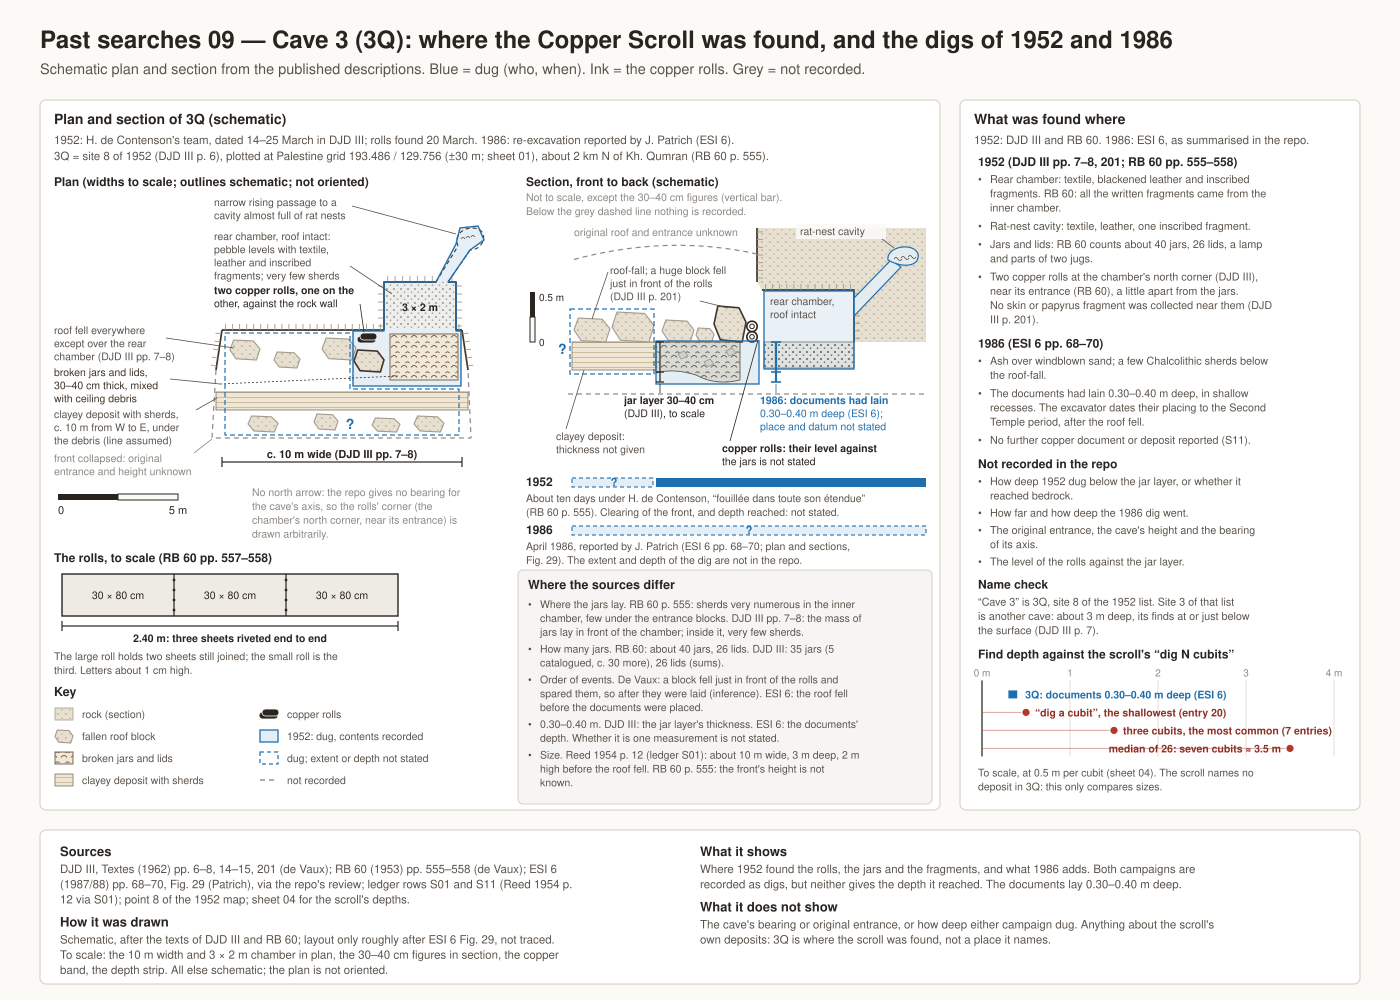

This figure's Python source:
"""Past searches 09: Cave 3 (3Q), where the Copper Scroll was found, and how the cave was dug in 1952 and 1986.

Sources:
- research/history/djd3_text_cave_list_extracted.md: DJD III, Textes (1962), Part I by R. de Vaux,
  p. 6 (site 8 = 3Q), pp. 7-8 (description of site 8), pp. 14-15 (jar and lid tables), p. 201 (the rolls'
  findspot, found 20 March 1952 by H. de Contenson's team).
- research/history/devaux1953_cave_list_extracted.md: R. de Vaux, RB 60 (1953) pp. 555-558 (3Q dug in about
  ten days under H. de Contenson; the rolls in place; three sheets 30 x 80 cm riveted into a 2.40 m band).
- research/sources/esi6_cave_survey_review_2026-10-01.md and research/assets/plans/esi6/README.md:
  J. Patrich (communicator), ESI 6 (1987/88) pp. 68-70, Fig. 29, the April 1986 re-excavation. The report text
  is not in the repo; the sheet uses the repo's summary of it.
- research/history/salvage_records/searches.csv rows S01 and S11 (Reed, BASOR 135, 1954, p. 12 via S01 notes).
- research/history/devaux1952_cave_points/ (point 8 = 3Q) and search_04_depths.py (the scroll's "dig N cubits",
  read from that script's DIGS list without running it).

The plan and section are schematic, drawn from the text descriptions. Their general layout follows ESI 6 Fig. 29
and DJD III pl. III only roughly; nothing is traced.
"""
import ast
import csv
import statistics
import sys
from pathlib import Path

sys.path.insert(0, str(Path(__file__).resolve().parent))
from common import S, P, BLUE, RED, GREY, REPO, page, out_path, bullets, load_points  # noqa: E402

HERE = Path(__file__).resolve().parent

# ---------------------------------------------------------------- data checks
with open(REPO / "research" / "history" / "salvage_records" / "searches.csv", encoding="utf-8", newline="") as fh:
    ledger = {r["search_id"]: r for r in csv.DictReader(fh)}
S01, S11 = ledger["S01"], ledger["S11"]
assert "H. de Contenson" in S01["who"]
assert "minutieusement fouillée dans toute son étendue" in S01["extent_depth"]
assert "3 x 2 m" in S01["coverage_notes"] and "30-40 cm" in S01["coverage_notes"]
assert "20 March" in S01["notes"] and "10 m wide, 3 m deep and 2 m high" in S01["notes"]
assert S11["when_text"] == "April 1986" and "J. Patrich" in S11["who"]
assert "0.30-0.40 m" in S11["extent_depth"]
assert "windblown sand" in S11["found"] and "Chalcolithic" in S11["found"]
assert "no further copper document" in S11["coverage_notes"]

pts = load_points()
P8 = pts["8"]
assert (P8["pal_e_km"], P8["pal_n_km"]) == ("193.486", "129.756")

_src = (HERE / "search_04_depths.py").read_text(encoding="utf-8")
DIGS = None
for node in ast.parse(_src).body:
    if isinstance(node, ast.Assign) and any(getattr(t, "id", None) == "DIGS" for t in node.targets):
        DIGS = ast.literal_eval(node.value)
assert DIGS and len(DIGS) == 26
CUBITS = [d[1] for d in DIGS]
MEDIAN = statistics.median(CUBITS)
N3 = sum(1 for n in CUBITS if n == 3)
SHALLOW = min(CUBITS)
SHALLOW_E = [d[0] for d in DIGS if d[1] == SHALLOW]
assert (MEDIAN, N3, SHALLOW, SHALLOW_E) == (7, 7, 1, ["20"])
CUBIT = 0.5                       # project working value, as on sheet 04

# ---------------------------------------------------------------- page
c = page("09", "Cave 3 (3Q): where the Copper Scroll was found, and the digs of 1952 and 1986",
         "Schematic plan and section from the published descriptions. Blue = dug (who, when). "
         "Ink = the copper rolls. Grey = not recorded.")
c.add(f"""<defs>
 <pattern id="jars9" width="10" height="10" patternUnits="userSpaceOnUse"><rect width="10" height="10" fill="#f1e8d8"/><path d="M1,7.5 q3,-4 6,0 M5.5,3 q2,-2.4 4,0" fill="none" stroke="{P['grave']}" stroke-width="0.9"/></pattern>
 <pattern id="clay9" width="6" height="5" patternUnits="userSpaceOnUse"><rect width="6" height="5" fill="#efe6d6"/><line x1="0" y1="2.5" x2="6" y2="2.5" stroke="#c9b897" stroke-width="0.9"/></pattern>
 <pattern id="pebbles9" width="7" height="7" patternUnits="userSpaceOnUse"><rect width="7" height="7" fill="#f3efe8"/><circle cx="2" cy="2" r="1.1" fill="{P['stone_d']}"/><circle cx="5.5" cy="5.2" r="0.9" fill="{P['stone_d']}"/></pattern>
</defs>""")
TOP, BOTTOM = 100, 810
mx, my, mw, mh = S.panel(c, 40, TOP, 900, BOTTOM - TOP, "Plan and section of 3Q (schematic)", [
    "1952: H. de Contenson's team, dated 14–25 March in DJD III; rolls found 20 March. 1986: re-excavation "
    "reported by J. Patrich (ESI 6).",
    f"3Q = site 8 of 1952 (DJD III p. 6), plotted at Palestine grid {P8['pal_e_km']} / {P8['pal_n_km']} (±30 m; "
    "sheet 01), about 2 km N of Kh. Qumran (RB 60 p. 555)."])
INK, SUB, MUT = P["ink"], P["sub"], P["muted"]


def block(x, y, w, h, heavy=False):
    """Irregular fallen block (roof-fall), fixed shape."""
    d = (f"M{x + 0.12 * w:.1f},{y:.1f} L{x + 0.78 * w:.1f},{y + 0.05 * h:.1f} L{x + w:.1f},{y + 0.45 * h:.1f} "
         f"L{x + 0.88 * w:.1f},{y + h:.1f} L{x + 0.2 * w:.1f},{y + 0.94 * h:.1f} L{x:.1f},{y + 0.5 * h:.1f} Z")
    c.path(d, fill="url(#rockfill)", stroke=P["grave_d"] if heavy else P["rock_d"], width=1.6 if heavy else 1.1)


def wall(pts, tick=6):
    """Cave wall: line with short hatches on the rock side (left of the drawing direction)."""
    c.polyline(pts, stroke=P["grave_d"], width=1.7)
    for (x1, y1), (x2, y2) in zip(pts, pts[1:]):
        L = ((x2 - x1) ** 2 + (y2 - y1) ** 2) ** 0.5
        n = max(1, int(L / 7))
        ux, uy = (x2 - x1) / L, (y2 - y1) / L
        for i in range(n):
            px, py = x1 + ux * (i + 0.5) * L / n, y1 + uy * (i + 0.5) * L / n
            c.line(px, py, px + uy * tick, py - ux * tick, P["rock_d"], 0.9)


def rolls_plan(x, y):
    """Two rolls lying one on the other, seen from above (ink)."""
    c.rect(x, y + 3, 19, 7, fill=INK, stroke=P["paper"], width=0.8, rx=3.5)
    c.rect(x + 3, y, 17, 7, fill=INK, stroke=P["paper"], width=0.8, rx=3.5)


def rolls_end(x, y, r=5.2):
    """Two rolls seen end on, one on top of the other (ink)."""
    for cy in (y - r, y - 3 * r):
        c.circle(x, cy, r, fill=P["paper"], stroke=INK, width=1.6)
        c.circle(x, cy, r * 0.45, fill="none", stroke=INK, width=1)


# ================================================================ PLAN
c.text(mx + 6, my + 16, "Plan (widths to scale; outlines schematic; not oriented)", 12, INK, 700)
K = 24.0                                        # px per metre
LW, RW = mx + 174, mx + 174 + 10 * K            # cave c. 10 m wide (DJD III p. 7)
BW = my + 160                                   # back wall of the collapsed cave
FR = BW + 108                                   # front (not recorded)
CH1 = RW - 6
CH0 = CH1 - 3 * K                               # rear chamber 3 m wide
CHT = BW - 2 * K                                # and 2 m deep
JX0, JX1, JY1 = CH0 + 6, RW - 4, BW + 50        # jar layer extent (schematic)
CLY = BW + 62                                   # clay deposit band
PL, PR = CH1 - 20, CH1 - 8                      # passage leaves the chamber's back
CVX, CVY = CH1 + 12, CHT - 44                   # rat-nest cavity

# 1952: dug, contents recorded (tint and outline)
blue_pl = [(CH0 - 31, BW + 1), (CH0, BW + 1), (CH0, CHT), (PL, CHT), (CVX - 12, CVY + 6), (CVX - 8, CVY - 10),
           (CVX + 10, CVY - 12), (CVX + 16, CVY + 2), (CVX + 2, CVY + 12), (PR, CHT), (CH1, CHT), (CH1, BW + 1),
           (RW - 1, BW + 1), (RW - 1, BW + 56), (CH0 - 31, BW + 56)]
c.polyline(blue_pl, fill=BLUE, stroke="none", close=True, opacity=0.11)
# rear chamber, passage and cavity
c.rect(CH0, CHT, CH1 - CH0, BW - CHT, fill="url(#pebbles9)", stroke="none", fill_opacity=0.6)
c.polyline([(PL, CHT), (CVX - 10, CVY + 8)], stroke=P["grave_d"], width=1.1, dash="4 3")
c.polyline([(PR, CHT), (CVX + 2, CVY + 12)], stroke=P["grave_d"], width=1.1, dash="4 3")
c.path(f"M{CVX - 10},{CVY + 8} C{CVX - 16},{CVY - 6} {CVX + 2},{CVY - 14} {CVX + 12},{CVY - 8} "
       f"C{CVX + 20},{CVY - 2} {CVX + 14},{CVY + 12} {CVX + 2},{CVY + 12}", stroke=P["grave_d"], width=1.1,
       dash="4 3")
for k in range(3):
    c.path(f"M{CVX - 7 + 5 * k},{CVY + 1 - k} q2,-3 4,0", stroke=SUB, width=0.8)
wall([(CH0, BW), (CH0, CHT), (PL, CHT)])
wall([(PR, CHT), (CH1, CHT), (CH1, BW)])
c.text((CH0 + CH1) / 2, CHT + 29, "3 × 2 m", 10.5, INK, 600, anchor="middle")
# back wall and side walls
wall([(LW, BW), (CH0, BW)])
wall([(CH1, BW), (RW, BW)])
wall([(LW - 6, BW + 40), (LW, BW)])
wall([(RW, BW), (RW + 6, BW + 40)])
c.polyline([(LW - 6, BW + 40), (LW - 10, FR), (RW + 9, FR), (RW + 6, BW + 40)], stroke=GREY, width=1.2,
           dash="5 4")
# deposits
c.rect(LW - 6, CLY, RW - LW + 12, 18, fill="url(#clay9)", stroke=P["stone_d"], width=0.8)
c.rect(JX0, BW + 4, JX1 - JX0, JY1 - BW - 4, fill="url(#jars9)", stroke=P["grave"], width=0.9)
# roof-fall
for bx, by, bw, bh in ((LW + 8, BW + 10, 30, 20), (LW + 52, BW + 22, 26, 16), (LW + 100, BW + 8, 34, 22),
                       (LW + 26, BW + 86, 30, 16), (LW + 92, BW + 84, 24, 16), (LW + 150, BW + 88, 28, 14),
                       (RW - 48, BW + 86, 30, 16)):
    block(bx, by, bw, bh)
block(CH0 - 30, BW + 20, 30, 22, heavy=True)          # huge block just in front of the rolls
rolls_plan(CH0 - 27, BW + 3)
c.polyline(blue_pl, stroke=BLUE, width=1.4, close=True)
c.polyline([(LW + 3, BW + 3), (CH0 - 34, BW + 3), (CH0 - 34, BW + 59), (RW - 3, BW + 59), (RW - 3, FR - 3),
            (LW + 3, FR - 3)], stroke=BLUE, width=1.2, dash="5 3", close=True)
c.text(LW + 128, FR - 9, "?", 14, BLUE, 700, anchor="middle")

# plan labels: left margin
LX = mx + 6
S.label(c, LX, BW + 4, ["roof fell everywhere", "except over the rear", "chamber (DJD III pp. 7–8)"], SUB, 10.5)
S.leader(c, LX + 112, BW + 8, LW + 12, BW + 18)
S.label(c, LX, BW + 46, ["broken jars and lids,", "30–40 cm thick, mixed", "with ceiling debris"], P["grave_d"], 10.5)
S.leader(c, LX + 116, BW + 49, LW - 2, BW + 54)
c.line(LW - 2, BW + 54, JX0 + 8, BW + 46, P["grave_d"], 0.8, dash="2 2")
S.label(c, LX, BW + 88, ["clayey deposit with sherds,", "c. 10 m from W to E, under", "the debris (line assumed)"], SUB, 10.5)
S.leader(c, LX + 142, BW + 80, LW - 5, CLY + 6)
S.label(c, LX, FR + 24, ["front collapsed: original", "entrance and height unknown"], MUT, 10.5)
S.leader(c, LX + 140, FR + 15, LW - 10, FR + 1, GREY)
# plan labels: behind the back wall
TX = LW - 8
S.label(c, TX, my + 36, ["narrow rising passage to a", "cavity almost full of rat nests"], SUB, 10.5)
S.leader(c, TX + 138, my + 36, CVX - 12, CVY - 4)
S.label(c, TX, my + 70, ["rear chamber, roof intact:", "pebble levels with textile,", "leather and inscribed",
                         "fragments; very few sherds"], SUB, 10.5)
S.leader(c, TX + 136, my + 96, CH0 + 8, CHT + 12)
S.label(c, TX, my + 124, ["two copper rolls, one on the", "other, against the rock wall"], INK, 10.5, 600)
S.leader(c, TX + 146, my + 134, CH0 - 20, BW + 2, INK)
# dimension, scale, orientation
S.dim(c, LW, FR + 24, RW, FR + 24, "c. 10 m wide (DJD III pp. 7–8)")
S.scale_bar(c, LX + 4, FR + 56, 5 * K, "0", "5 m")
c.wrap(LW + 30, FR + 58, "No north arrow: the repo gives no bearing for the cave's axis, so the rolls' "
       "corner (the chamber's north corner, near its entrance) is drawn arbitrarily.", 47, 10.5, fill=MUT)

# ================================================================ SECTION
SX0 = mx + 478                       # left edge of the section column
c.text(SX0, my + 16, "Section, front to back (schematic)", 12, INK, 700)
c.text(SX0, my + 31, "Not to scale, except the 30–40 cm figures (vertical bar).", 10.5, MUT)
c.text(SX0, my + 45, "Below the grey dashed line nothing is recorded.", 10.5, MUT)
V = 100.0                            # px per metre, vertical, for the 30–40 cm figures only
FX0, FX1 = SX0 + 46, mx + mw - 6     # front and back of the profile
YS = my + 172                        # top of the floor deposits
CL0, CL1 = FX0, FX0 + 84             # clay deposit
J0, J1 = CL1, CL1 + 84               # jar layer
RX = J1 + 12                         # rolls
FACE = J1 + 22                       # rock face: back wall of the collapsed cave
C0, C1 = FACE + 2, FACE + 92         # rear chamber
CROOF = YS - 52
RTOP = my + 58
SCX, SCY = FX1 - 22, RTOP + 26      # rat-nest cavity

# rock: the back wall above the chamber and the rock behind it
c.polyline([(FACE - 5, RTOP), (FX1, RTOP), (FX1, YS), (C1, YS), (C1, CROOF), (FACE, CROOF),
            (FACE - 5, CROOF - 8)], fill="url(#rockfill)", stroke="none", close=True)
wall([(FACE - 5, RTOP), (FACE - 5, CROOF - 8)])
wall([(FACE, CROOF), (C1, CROOF), (C1, YS)])
# passage and rat-nest cavity
c.path(f"M{C1},{YS - 44} L{SCX - 13},{SCY + 6} L{SCX - 3},{SCY + 13} L{C1},{YS - 26} Z", fill=P["paper"],
       stroke=BLUE, width=1.2)
c.path(f"M{C1},{YS - 44} L{SCX - 13},{SCY + 6} L{SCX - 3},{SCY + 13} L{C1},{YS - 26} Z", fill=BLUE,
       fill_opacity=0.10)
c.path(f"M{SCX - 16},{SCY + 6} C{SCX - 18},{SCY - 8} {SCX + 10},{SCY - 12} {SCX + 14},{SCY} "
       f"C{SCX + 16},{SCY + 12} {SCX},{SCY + 15} {SCX - 16},{SCY + 6} Z", fill=P["paper"], stroke=BLUE,
       width=1.2)
c.path(f"M{SCX - 16},{SCY + 6} C{SCX - 18},{SCY - 8} {SCX + 10},{SCY - 12} {SCX + 14},{SCY} "
       f"C{SCX + 16},{SCY + 12} {SCX},{SCY + 15} {SCX - 16},{SCY + 6} Z", fill=BLUE, fill_opacity=0.10)
for k in range(3):
    c.path(f"M{SCX - 10 + 7 * k},{SCY + 5 - k} q2,-3 4,0 t4,0", stroke=SUB, width=0.8)
# deposits
c.rect(CL0, YS, CL1 - CL0, 28, fill="url(#clay9)", stroke=P["stone_d"], width=0.8)
c.path(f"M{J0},{YS} L{J1},{YS} L{J1},{YS + 38} Q{J0 + 60},{YS + 44} {J0 + 40},{YS + 33} "
       f"Q{J0 + 18},{YS + 26} {J0},{YS + 31} Z", fill="url(#jars9)", stroke=P["grave"], width=0.9)
for chx, chy in ((J0 + 22, YS + 12), (J0 + 48, YS + 20), (J0 + 70, YS + 9)):
    c.path(f"M{chx},{chy} l6,-3 l4,5 l-7,3 Z", fill=P["rock"], stroke=P["rock_d"], width=0.8)
c.rect(C0, YS, C1 - C0, 26, fill="url(#pebbles9)", stroke=P["stone_d"], width=0.8)
# roof-fall
for bx, by, bw, bh in ((CL0 + 2, YS - 24, 36, 24), (CL0 + 40, YS - 30, 42, 30), (J0 + 6, YS - 22, 32, 22),
                       (J0 + 40, YS - 14, 18, 14)):
    block(bx, by, bw, bh)
block(J1 - 26, YS - 36, 32, 36, heavy=True)
rolls_end(RX, YS)
# original roof (unknown)
c.path(f"M{FACE - 5},{RTOP + 26} Q{(FX0 + FACE) / 2},{RTOP + 6} {FX0},{RTOP + 32}", stroke=GREY, width=1.2,
       dash="5 4")
c.text(FX0 + 2, RTOP + 8, "original roof and entrance unknown", 10.5, MUT)
# 1952 dug (contents recorded) and the front (extent not stated)
c.rect(J0, YS - 1, RX + 7 - J0, 43, fill=BLUE, fill_opacity=0.12, stroke=BLUE, width=1.3)
c.rect(C0, CROOF + 1, C1 - C0, YS + 27 - CROOF - 1, fill=BLUE, fill_opacity=0.10, stroke=BLUE, width=1.3)
c.rect(CL0 - 2, YS - 33, CL1 - CL0, 65, stroke=BLUE, width=1.2, dash="5 3")
c.text(CL0 - 14, YS + 12, "?", 14, BLUE, 700)
# base not recorded
c.line(FX0 - 4, YS + 52, FX1, YS + 52, GREY, 1.2, dash="5 4")
# depth brackets (to scale)
jb = J0 + 4
c.line(jb, YS, jb, YS + 0.40 * V, INK, 1.2)
for t in (0, 0.30, 0.40):
    c.line(jb - 4, YS + t * V, jb + 4, YS + t * V, INK, 1.2)
eb = C0 + 12
c.line(eb, YS, eb, YS + 0.40 * V, BLUE, 2.2)
for t in (0, 0.30, 0.40):
    c.line(eb - 5, YS + t * V, eb + 5, YS + t * V, BLUE, 1.6)
# vertical scale bar
vx = SX0 + 4
c.rect(vx, YS - 0.5 * V, 5, 0.25 * V, fill=INK)
c.rect(vx, YS - 0.25 * V, 5, 0.25 * V, fill=P["paper"], stroke=INK, width=1)
c.text(vx + 9, YS - 0.5 * V + 9, "0.5 m", 10, INK)
c.text(vx + 9, YS + 4, "0", 10, INK)
# labels above the profile
S.label(c, FX0 + 38, RTOP + 46, ["roof-fall; a huge block fell", "just in front of the rolls", "(DJD III p. 201)"], SUB, 10.5)
S.leader(c, FX0 + 36, RTOP + 44, CL0 + 20, YS - 23)
S.leader(c, FX0 + 128, RTOP + 73, J1 - 12, YS - 34)
S.label(c, C0 + 6, CROOF + 15, ["rear chamber,", "roof intact"], SUB, 10.5)
c.rect(SCX - 108, SCY - 30, 90, 15, fill=P["paper"], fill_opacity=0.92)
c.text(SCX - 104, SCY - 19, "rat-nest cavity", 10.5, SUB)
S.leader(c, SCX - 22, SCY - 15, SCX - 10, SCY - 6)
# labels below the profile, two tiers
t1, t2 = YS + 62, YS + 98
S.label(c, J0 - 32, t1, ["jar layer 30–40 cm", "(DJD III), to scale"], INK, 10.5, 600)
S.leader(c, jb, YS + 0.40 * V + 2, jb, t1 - 11, INK)
S.label(c, C0 - 4, t1, ["1986: documents had lain", "0.30–0.40 m deep (ESI 6);", "place and datum not stated"], BLUE,
        10.5, 600)
S.leader(c, eb, YS + 0.40 * V + 2, eb, t1 - 11, BLUE)
S.label(c, FX0 - 16, t2, ["clayey deposit:", "thickness not given"], SUB, 10.5)
S.leader(c, CL0 + 12, YS + 28, FX0 - 6, t2 - 11)
S.label(c, RX - 30, t2 + 12, ["copper rolls: their level against", "the jars is not stated"], INK, 10.5, 600)
S.leader(c, RX + 6, YS - 2, RX - 22, t2 + 1, INK)

# campaign rows, aligned with the section
ry = YS + 140
c.text(SX0, ry + 4, "1952", 12, INK, 700)
c.rect(J0, ry - 4, FX1 - J0, 9, fill=BLUE)
c.rect(FX0, ry - 4, J0 - FX0 - 3, 9, fill=BLUE, fill_opacity=0.12, stroke=BLUE, width=1.1, dash="4 3")
c.text((FX0 + J0) / 2, ry + 4, "?", 11, BLUE, 700, anchor="middle")
c.wrap(SX0, ry + 20, "About ten days under H. de Contenson, “fouillée dans toute son étendue” (RB 60 "
       "p. 555). Clearing of the front, and depth reached: not stated.", 74, 10.5, fill=SUB)
ry2 = ry + 48
c.text(SX0, ry2 + 4, "1986", 12, INK, 700)
c.rect(FX0, ry2 - 4, FX1 - FX0, 9, fill=BLUE, fill_opacity=0.12, stroke=BLUE, width=1.1, dash="4 3")
c.text((FX0 + FX1) / 2, ry2 + 4, "?", 11, BLUE, 700, anchor="middle")
c.wrap(SX0, ry2 + 20, "April 1986, reported by J. Patrich (ESI 6 pp. 68–70; plan and sections, Fig. 29). "
       "The extent and depth of the dig are not in the repo.", 74, 10.5, fill=SUB)

# ================================================================ bottom left: the band, and the key
by0 = my + 392
c.text(mx + 6, by0, "The rolls, to scale (RB 60 pp. 557–558)", 12, INK, 700)
BK = 140.0                                       # px per metre
bx0, bt = mx + 14, by0 + 12
c.rect(bx0, bt, 2.40 * BK, 0.30 * BK, fill=P["grey_l"], stroke=INK, width=1.4)
for j in (1, 2):
    xj = bx0 + j * 0.80 * BK
    c.line(xj, bt, xj, bt + 0.30 * BK, INK, 1.2)
    for k in range(4):
        c.circle(xj, bt + 6 + k * 10, 1.4, fill=INK)
for j in range(3):
    c.text(bx0 + (j + 0.5) * 0.80 * BK, bt + 25, "30 × 80 cm", 10.5, INK, anchor="middle")
db = bt + 0.30 * BK + 10
c.line(bx0, db, bx0 + 2.40 * BK, db, INK, 1.2)
for xx in (bx0, bx0 + 2.40 * BK):
    c.line(xx, db - 5, xx, db + 5, INK, 1.2)
c.text(bx0 + 1.2 * BK, db + 16, "2.40 m: three sheets riveted end to end", 10.5, INK, 600, anchor="middle")
c.wrap(mx + 6, db + 34, "The large roll holds two sheets still joined; the small roll is the third. Letters "
       "about 1 cm high.", 72, 10.5, fill=SUB)

ky = db + 70
c.text(mx + 6, ky, "Key", 12.5, INK, 700)
KEY = [
    (lambda x, y: c.rect(x - 9, y - 6, 18, 12, fill="url(#rockfill)", stroke=P["rock_d"], width=0.8),
     "rock (section)"),
    (lambda x, y: block(x - 9, y - 6, 18, 13), "fallen roof block"),
    (lambda x, y: c.rect(x - 9, y - 6, 18, 12, fill="url(#jars9)", stroke=P["grave"], width=0.9),
     "broken jars and lids"),
    (lambda x, y: c.rect(x - 9, y - 6, 18, 12, fill="url(#clay9)", stroke=P["stone_d"], width=0.8),
     "clayey deposit with sherds"),
    (lambda x, y: rolls_plan(x - 10, y - 5), "copper rolls"),
    (lambda x, y: c.rect(x - 9, y - 6, 18, 12, fill=BLUE, fill_opacity=0.12, stroke=BLUE, width=1.3),
     "1952: dug, contents recorded"),
    (lambda x, y: c.rect(x - 9, y - 6, 18, 12, fill="none", stroke=BLUE, width=1.2, dash="4 3"),
     "dug; extent or depth not stated"),
    (lambda x, y: c.line(x - 9, y, x + 9, y, GREY, 1.4, dash="5 4"), "not recorded"),
]
for i, (fn, lab) in enumerate(KEY):
    kx = mx + 6 + (i // 4) * 205
    kyy = ky + 22 + (i % 4) * 22
    fn(kx + 10, kyy - 4)
    c.text(kx + 28, kyy, lab, 10.5, SUB)

# ================================================================ bottom right: where the sources differ
dx0, dy0 = SX0 - 8, ry2 + 40
c.rect(dx0, dy0, mx + mw - dx0, my + mh - dy0, fill=P["grey_l"], fill_opacity=0.45, stroke=P["border"],
       width=1, rx=5)
c.text(dx0 + 10, dy0 + 19, "Where the sources differ", 12.5, INK, 700)
bullets(c, dx0 + 10, dy0 + 38, [
    "Where the jars lay. RB 60 p. 555: sherds very numerous in the inner chamber, few under the entrance "
    "blocks. DJD III pp. 7–8: the mass of jars lay in front of the chamber; inside it, very few sherds.",
    "How many jars. RB 60: about 40 jars, 26 lids. DJD III: 35 jars (5 catalogued, c. 30 more), 26 lids (sums).",
    "Order of events. De Vaux: a block fell just in front of the rolls and spared them, so after they "
    "were laid (inference). ESI 6: the roof fell before the documents were placed.",
    "0.30–0.40 m. DJD III: the jar layer's thickness. ESI 6: the documents' depth. Whether it is one "
    "measurement is not stated.",
    "Size. Reed 1954 p. 12 (ledger S01): about 10 m wide, 3 m deep, 2 m high before the roof fell. "
    "RB 60 p. 555: the front's height is not known.",
], 70, 10.5, 3)

# ================================================================ side panel
sx, sy, sw, sh = S.panel(c, 960, TOP, 400, BOTTOM - TOP, "What was found where",
                         ["1952: DJD III and RB 60. 1986: ESI 6, as summarised in the repo."])
y = sy + 12
c.text(sx + 10, y, "1952 (DJD III pp. 7–8, 201; RB 60 pp. 555–558)", 12, INK, 700)
y = bullets(c, sx + 10, y + 17, [
    "Rear chamber: textile, blackened leather and inscribed fragments. RB 60: all the written fragments "
    "came from the inner chamber.",
    "Rat-nest cavity: textile, leather, one inscribed fragment.",
    "Jars and lids: RB 60 counts about 40 jars, 26 lids, a lamp and parts of two jugs.",
    "Two copper rolls at the chamber's north corner (DJD III), near its entrance (RB 60), a little apart "
    "from the jars. No skin or papyrus fragment was collected near them (DJD III p. 201).",
], 58, 10.8, 4)
c.text(sx + 10, y + 6, "1986 (ESI 6 pp. 68–70)", 12, INK, 700)
y = bullets(c, sx + 10, y + 23, [
    "Ash over windblown sand; a few Chalcolithic sherds below the roof-fall.",
    "The documents had lain 0.30–0.40 m deep, in shallow recesses. The excavator dates their placing to the "
    "Second Temple period, after the roof fell.",
    "No further copper document or deposit reported (S11).",
], 58, 10.8, 4)
c.text(sx + 10, y + 6, "Not recorded in the repo", 12, INK, 700)
y = bullets(c, sx + 10, y + 23, [
    "How deep 1952 dug below the jar layer, or whether it reached bedrock.",
    "How far and how deep the 1986 dig went.",
    "The original entrance, the cave's height and the bearing of its axis.",
    "The level of the rolls against the jar layer.",
], 58, 10.8, 3)
c.text(sx + 10, y + 6, "Name check", 12, INK, 700)
y = c.wrap(sx + 10, y + 23, "“Cave 3” is 3Q, site 8 of the 1952 list. Site 3 of that list is another cave: about "
           "3 m deep, its finds at or just below the surface (DJD III p. 7).", 60, 10.8, fill=SUB) + 2

# depth strip (to scale)
c.text(sx + 10, y + 8, "Find depth against the scroll's “dig N cubits”", 12, INK, 700)
ax0, ax1, AM = sx + 14, sx + sw - 18, 4.0
X = lambda m: ax0 + m / AM * (ax1 - ax0)          # noqa: E731
gy = y + 30
for m in range(0, 5):
    c.line(X(m), gy, X(m), gy + 76, "#e6e0d6", 1)
    c.text(X(m), gy - 4, f"{m} m" if m in (0, 4) else str(m), 10, MUT, anchor="middle")
c.line(X(0), gy, X(0), gy + 76, INK, 1.2)
r1, r2, r3, r4 = gy + 14, gy + 32, gy + 50, gy + 68
c.rect(X(0.30), r1 - 4, X(0.40) - X(0.30), 8, fill=BLUE)
c.text(X(0.40) + 8, r1 + 4, "3Q: documents 0.30–0.40 m deep (ESI 6)", 10.5, BLUE, 600)
for yy, n, txt, anc in ((r2, SHALLOW, f"“dig a cubit”, the shallowest (entry {SHALLOW_E[0]})", None),
                        (r3, 3, f"three cubits, the most common ({N3} entries)", None),
                        (r4, MEDIAN, f"median of {len(DIGS)}: seven cubits ≈ {MEDIAN * CUBIT:g} m", "end")):
    c.line(X(0), yy, X(n * CUBIT), yy, RED, 1, opacity=0.45)
    c.circle(X(n * CUBIT), yy, 4.2, fill=RED, stroke=P["panel"], width=1.2)
    if anc:
        c.text(X(n * CUBIT) - 9, yy + 4, txt, 10.5, P["red_d"], 600, anchor="end")
    else:
        c.text(X(n * CUBIT) + 9, yy + 4, txt, 10.5, P["red_d"], 600)
c.wrap(sx + 10, gy + 96, f"To scale, at {CUBIT:g} m per cubit (sheet 04). The scroll names no deposit in "
       "3Q: this only compares sizes.", 62, 10.5, fill=SUB)

# ================================================================ footer
S.footer(c, 830, [
    ("Sources", "DJD III, Textes (1962) pp. 6–8, 14–15, 201 (de Vaux); RB 60 (1953) pp. 555–558 (de Vaux); "
     "ESI 6 (1987/88) pp. 68–70, Fig. 29 (Patrich), via the repo's review; ledger rows S01 and S11 (Reed 1954 "
     "p. 12 via S01); point 8 of the 1952 map; sheet 04 for the scroll's depths."),
    ("How it was drawn", "Schematic, after the texts of DJD III and RB 60; layout only roughly after ESI 6 "
     "Fig. 29, not traced. To scale: the 10 m width and 3 × 2 m chamber in plan, the 30–40 cm figures in "
     "section, the copper band, the depth strip. All else schematic; the plan is not oriented."),
    ("What it shows", "Where 1952 found the rolls, the jars and the fragments, and what 1986 adds. "
     "Both campaigns are recorded as digs, but neither gives the depth it reached. "
     "The documents lay 0.30–0.40 m deep."),
    ("What it does not show", "The cave's bearing or original entrance, or how deep either campaign dug. "
     "Anything about the scroll's own deposits: 3Q is where the scroll was found, not a place it names."),
])
print(c.save(out_path("search_09_cave3_find")))
